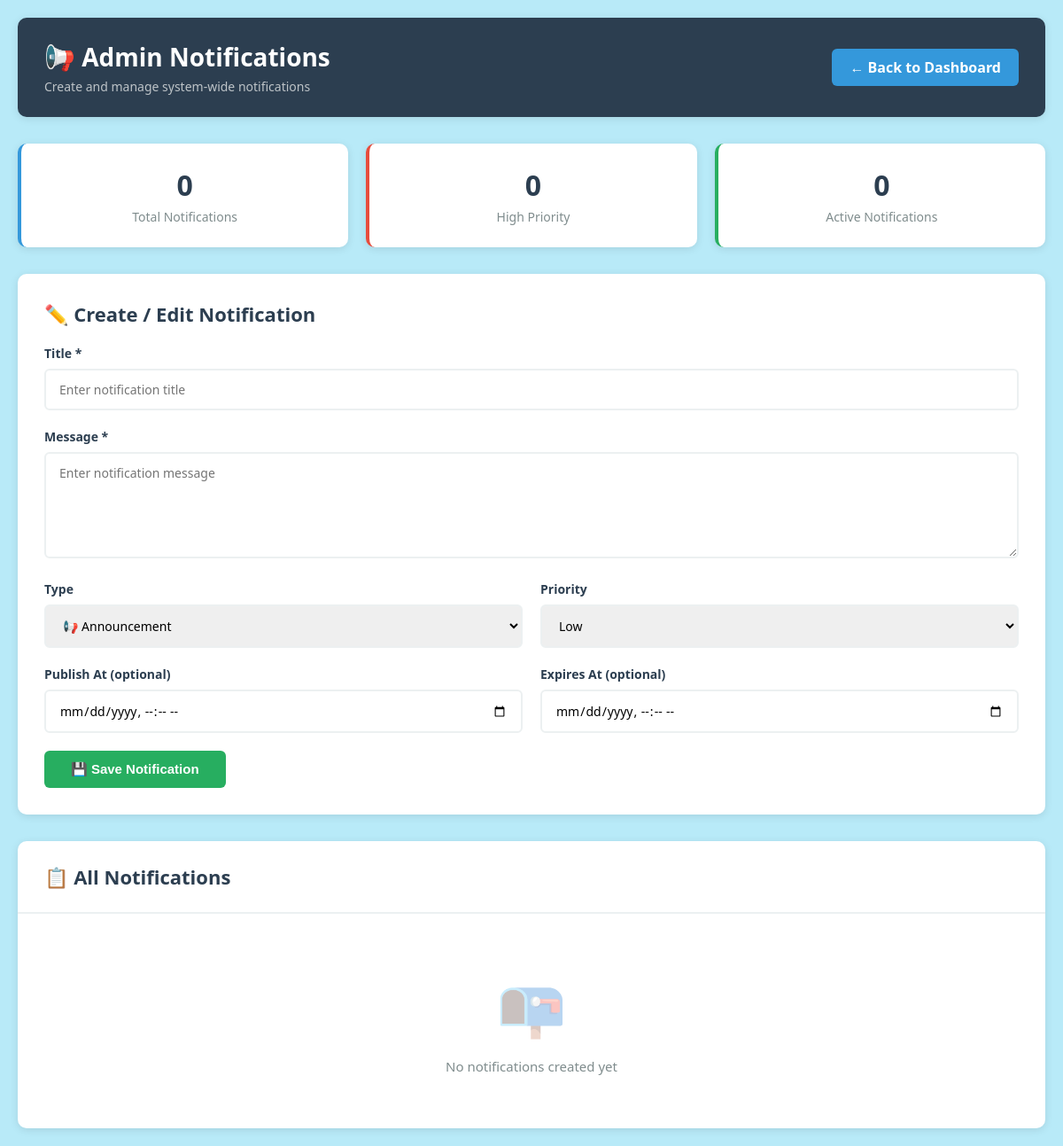
Page /admin/create_notification.php (signed in) on the earlier database version.
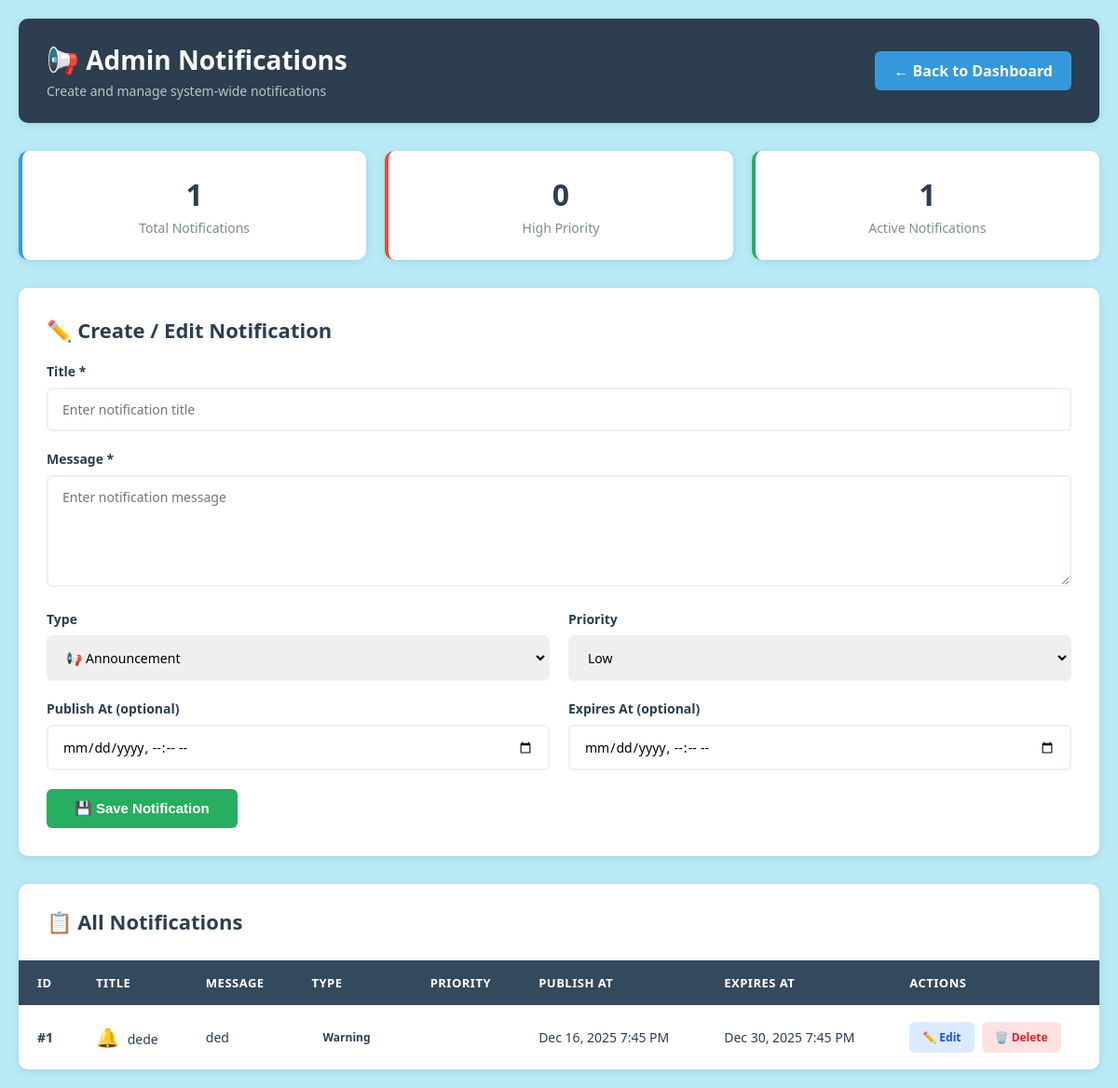
Same page on the later database version.
### tables this page shows
CREATE TABLE `admin_notifications` (
  `id` int(11) NOT NULL,
  `title` varchar(255) NOT NULL,
  `message` text NOT NULL,
  `type` enum('info','warning','danger','success') DEFAULT 'info',
  `priority` enum('low','medium','high') DEFAULT 'low',
  `created_by` int(11) DEFAULT NULL,
  `is_published` tinyint(1) DEFAULT 1,
  `publish_at` datetime DEFAULT NULL,
  `expires_at` datetime DEFAULT NULL,
  `created_at` timestamp NOT NULL DEFAULT current_timestamp(),
  `deleted_at` datetime DEFAULT NULL
);

### admin/create_notification.php (the view, shortened to what the changed rows need)
<?php
require '../db.php';
$result = $mysqli->query("SELECT * FROM admin_notifications ORDER BY created_at DESC");
$total_notifications = $result->num_rows;
$high_priority = $mysqli->query("SELECT COUNT(*) as cnt FROM admin_notifications WHERE priority='high'")->fetch_assoc()['cnt'];
$active_notifications = $mysqli->query("SELECT COUNT(*) as cnt FROM admin_notifications WHERE is_published=1 AND (expires_at IS NULL OR expires_at >= NOW())")->fetch_assoc()['cnt'];
?>
<!DOCTYPE html>
<html lang="en">
<head>
</head>
<body>
<div class="header">
    <div class="header-content">
        <div>
            <h1>📢 Admin Notifications</h1>
        </div>
    </div>
</div>
<div class="stats-grid">
    <div class="stat-card">
        <h3><?= $total_notifications ?></h3>
        <p>Total Notifications</p>
    </div>
    <div class="stat-card active">
        <h3><?= $active_notifications ?></h3>
        <p>Active Notifications</p>
    </div>
</div>
<div class="form-section">
    <h2>✏️ Create / Edit Notification</h2>
</div>
<div class="table-section">
    <div class="section-header">
        <h2>📋 All Notifications</h2>
    </div>
    <div class="table-wrapper">
        <?php if ($result->num_rows > 0): ?>
            <table>
                <thead>
                    <tr>
                        <th>ID</th>
                        <th>Title</th>
                        <th>Message</th>
                        <th>Type</th>
                        <th>Priority</th>
                        <th>Publish At</th>
                        <th>Expires At</th>
                        <th>Actions</th>
                    </tr>
                </thead>
                <tbody>
                    <?php
                    mysqli_data_seek($result, 0);
                    while ($row = $result->fetch_assoc()):
                        $type_icons = [
                            'announcement' => '📢',
                            'alert' => '⚠️',
                            'reminder' => '⏰',
                            'update' => '📝'
                        ];
                        $icon = $type_icons[$row['type']] ?? '🔔';
                    ?>
                    <tr>
                        <td><strong>#<?= $row['id'] ?></strong></td>
                        <td>
                            <span class="type-icon"><?= $icon ?></span>
                            <?= htmlspecialchars($row['title']) ?>
                        </td>
                        <td><?= htmlspecialchars(substr($row['message'], 0, 50)) . (strlen($row['message']) > 50 ? '...' : '') ?></td>
                        <td>
                            <span class="type-badge <?= $row['type'] ?>">
                                <?= ucfirst($row['type']) ?>
                            </span>
                        </td>
                        <td>
                            <span class="priority-badge <?= $row['priority'] ?>">
                            </span>
                        </td>
                        <td><?= $row['publish_at'] ? date('M d, Y g:i A', strtotime($row['publish_at'])) : '-' ?></td>
                        <td><?= $row['expires_at'] ? date('M d, Y g:i A', strtotime($row['expires_at'])) : '-' ?></td>
                        <td>
                            <div class="action-buttons">
                                <a href="#" class="btn btn-edit"
                                   onclick="editNotification(<?= $row['id'] ?>,'<?= addslashes($row['title']) ?>','<?= addslashes($row['message']) ?>','<?= $row['type'] ?>','<?= $row['priority'] ?>','<?= $row['publish_at'] ?>','<?= $row['expires_at'] ?>'); return false;">
                                    ✏️ Edit
                                </a>
                                <a href="?delete=<?= $row['id'] ?>" class="btn btn-delete"
                                   onclick="return confirm('Are you sure you want to delete this notification?')">
                                    🗑️ Delete
                                </a>
                            </div>
                        </td>
                    </tr>
                    <?php endwhile; ?>
                </tbody>
            </table>
        <?php else: ?>
            <div class="empty-state">
                <div class="empty-state-icon">📭</div>
                <p>No notifications created yet</p>
            </div>
        <?php endif; ?>
    </div>
</div>
</body>
</html>

Differences in the rows shown:
added admin_notifications: id "1", type "🔔", title "dede", message "ded", type "Warning", publish_at "Dec 16, 2025 7:45 PM", expires_at "Dec 30, 2025 7:45 PM"
Other differences:
$total_notifications: "0" → "1"
$active_notifications: "0" → "1"
text no longer shown: "📭 No notifications created yet"
text now shown: "ID TITLE MESSAGE TYPE PRIORITY PUBLISH AT EXPIRES AT ACTIONS"
